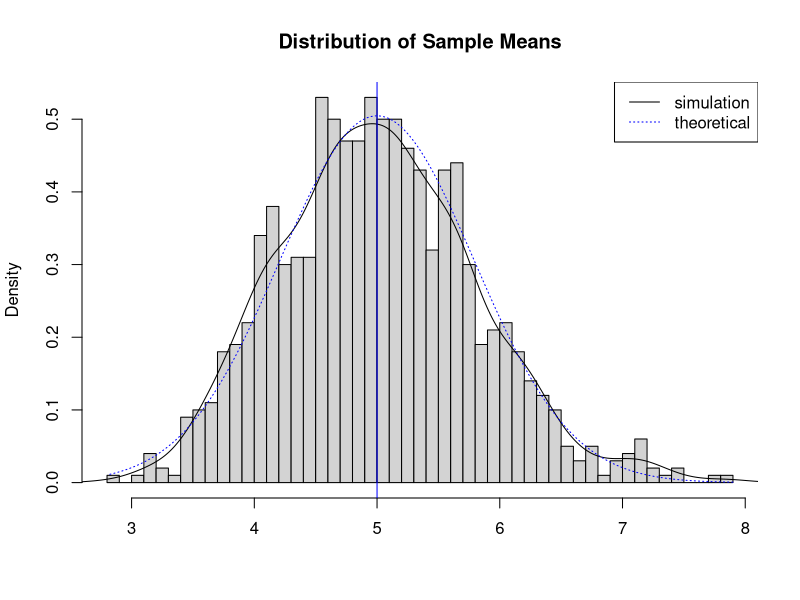
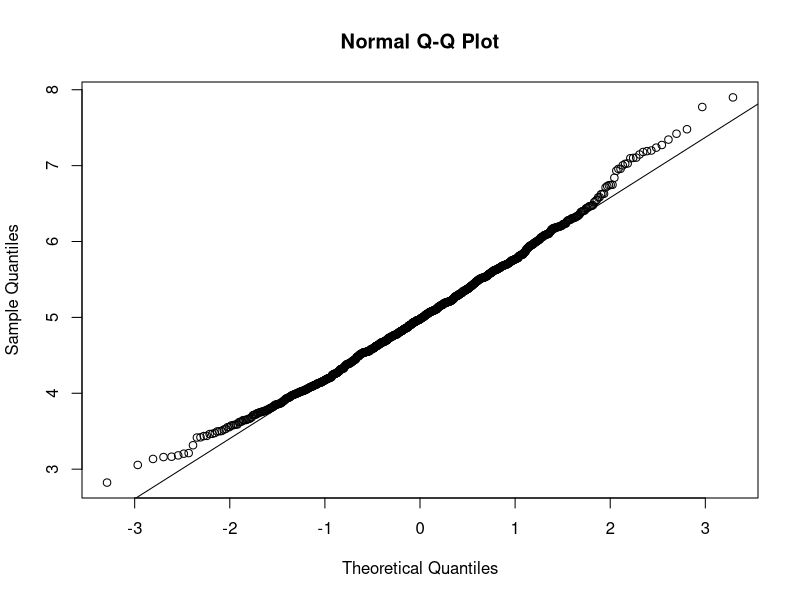

These figures' R source, in order:
## ---- chunk 1
# always set ranodomizer seed for reproducible results
set.seed(281179)
# define simulation parameters
lambda <- .2
numberOfSimulations <- 1000
sampleSize <- 40
# run simulation
data <- matrix(rexp(numberOfSimulations * sampleSize, rate = lambda), 
               numberOfSimulations, 
               sampleSize)
## ---- chunk 2
# calculate the sample means
rowMeans <- rowMeans(data)
# plot the histogram of the sample means
hist(rowMeans, 
     breaks = 50, 
     prob = TRUE,
     main = "Distribution of Sample Means",
     xlab = "")
# add the density of the sample means
lines(density(rowMeans))
# add the theoretical center of distribution
abline(v = 1/lambda, col = "blue")
# add the theoretical density of the sample means
xfit <- seq(min(rowMeans), max(rowMeans), length = numberOfSimulations)
yfit <- dnorm(xfit, mean = 1 / lambda, sd = (1 / lambda / sqrt(sampleSize)))
lines(xfit, yfit, pch = 22, col = "blue", lty = 3)
# add legend
legend('topright', 
       c("simulation", "theoretical"), 
       lty = c(1, 3), 
       col = c("black", "blue"))
## ---- chunk 3
# create a qq plot
qqnorm(rowMeans)
qqline(rowMeans)
